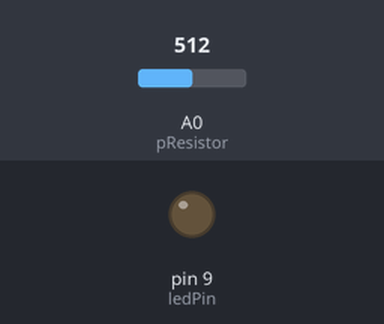
Recording of a sketch running on a simulated Arduino Uno, built with avr-gcc and run on an emulated ATmega328P. Shown: output pins drawn as LEDs (lit = HIGH). The inputs (shaded band) are chosen by the test bench; at power-on: A0 (pResistor) = 512.

Above: at 1.2 s.
1.3 s: A0 (pResistor) set to 28
2.8 s: A0 (pResistor) set to 22
At 3.8 s:
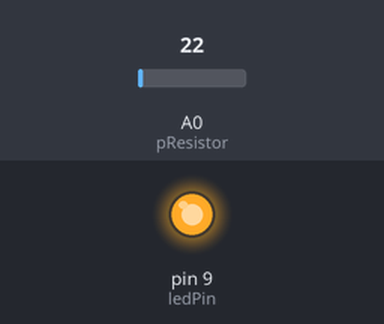
4.3 s: A0 (pResistor) set to 122
At 4.9 s:
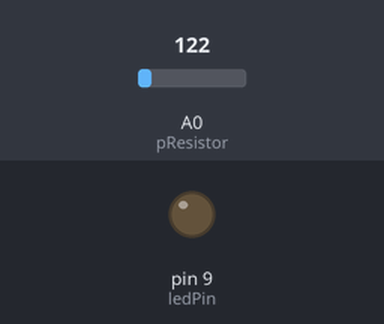
5.8 s: A0 (pResistor) set to 15
At 6.1 s:
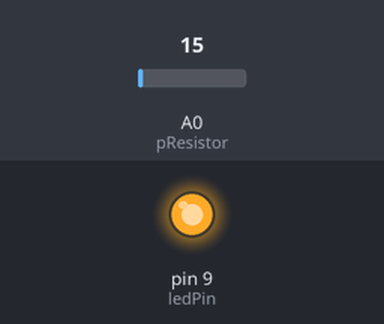
Timing chart, 0 to 8.3 s (numbered marks = the images above; inputs shaded):
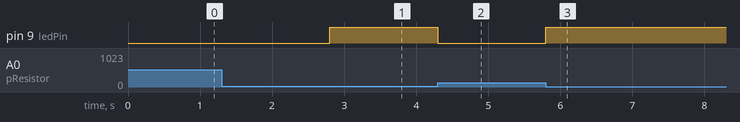

The sketch:

Photoresistor_Sensor.ino
```cpp
const int pResistor = A0; // Photoresistor at Arduino analog pin A0
const int ledPin=9;       // Led pin at Arduino pin 9

//Variables
int value;          // Store value from photoresistor (0-1023)

void setup(){
 pinMode(ledPin, OUTPUT);  // Set lepPin - 9 pin as an output
 pinMode(pResistor, INPUT);// Set pResistor - A0 pin as an input (optional)
}

void loop(){
  value = analogRead(pResistor);

  //You can change value "25"
  if (value > 25){
    digitalWrite(ledPin, LOW);  //Turn led off
  }
  else{
    digitalWrite(ledPin, HIGH); //Turn led on
  }
}
```

Measured:
- the behaviour switches between 26 and 25 on A0 (pResistor) (found by bisection; images 0 and 1)
- after the input at 1.3 s, every drawn part: stays the same
- after the input at 2.8 s, pin 9 (ledPin): LOW → HIGH at once
- after the input at 4.3 s, pin 9 (ledPin): HIGH → LOW at once
- after the input at 5.8 s, pin 9 (ledPin): LOW → HIGH at once
